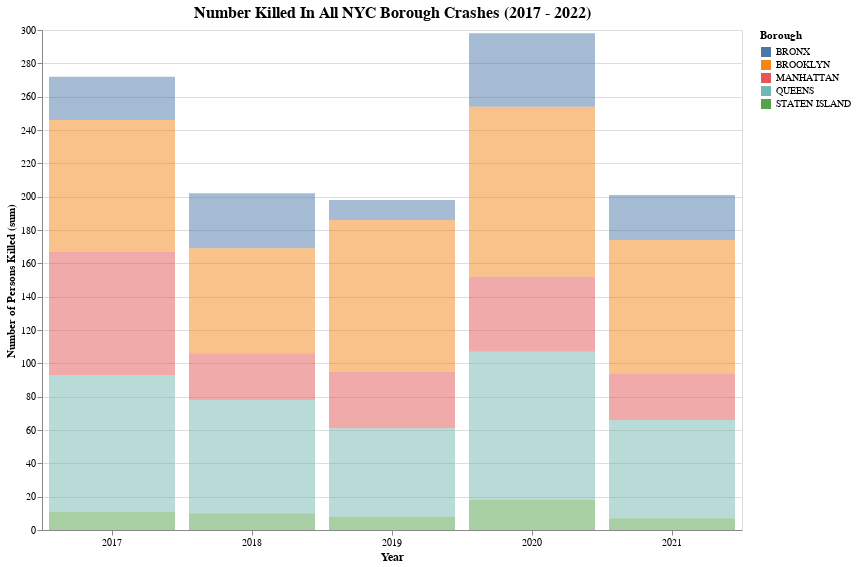

Source (notebook cell):
### Markdown cell above
### Analyzing the number of people killed In NYC Crashes

### Code cell
# Calculate the number of all (sum/year) people killed in NY crashes per year from 2017-2022

df2["Year"] = pd.to_datetime(df2["crash_date"]).dt.year
df_sum = (
    df2.groupby(["Year", "borough"])["number_of_persons_killed"].sum().reset_index()
)

# visualise our results using Altair

alt.Chart(df_sum, width=700, height=500).mark_bar().encode(
    x=alt.X("Year:N", axis=alt.Axis(titleFontSize=12, title="Year", grid=False)),
    y=alt.Y("number_of_persons_killed:Q", title="Number of Persons Killed (sum)"),
    tooltip=["borough", "Year", "number_of_persons_killed"],
    # size='number_of_persons_killed:Q',
    color=alt.Color("borough:N", legend=alt.Legend(title="Borough")),
).configure_axisX(labelAngle=0).configure_mark(opacity=0.5, color="blue").properties(
    title="Number Killed In All NYC Borough Crashes (2017 - 2022)"
).configure_title(
    fontSize=16, font="Courier", align="center", color="black"
)

### Figure 1 — Vega-Lite specification as saved in the notebook (floating-point values rounded to 4 significant figures)
{"config": {"view": {"continuousWidth": 400, "continuousHeight": 300}, "axisX": {"labelAngle": 0}, "mark": {"color": "blue", "opacity": 0.5}, "title": {"align": "center", "color": "black", "font": "Courier", "fontSize": 16}}, "data": {"name": "data-6bdb1efbe6526a8ed3dd1ff4400df65e"}, "mark": "bar", "encoding": {"color": {"field": "borough", "legend": {"title": "Borough"}, "type": "nominal"}, "tooltip": [{"field": "borough", "type": "nominal"}, {"field": "Year", "type": "quantitative"}, {"field": "number_of_persons_killed", "type": "quantitative"}], "x": {"axis": {"grid": false, "title": "Year", "titleFontSize": 12}, "field": "Year", "type": "nominal"}, "y": {"field": "number_of_persons_killed", "title": "Number of Persons Killed (sum)", "type": "quantitative"}}, "height": 500, "title": "Number Killed In All NYC Borough Crashes (2017 - 2022)", "width": 700, "$schema": "https://vega.github.io/schema/vega-lite/v4.17.0.json", "datasets": {"data-6bdb1efbe6526a8ed3dd1ff4400df65e": [{"Year": 2017, "borough": "BRONX", "number_of_persons_killed": 26}, {"Year": 2017, "borough": "BROOKLYN", "number_of_persons_killed": 79}, {"Year": 2017, "borough": "MANHATTAN", "number_of_persons_killed": 74}, {"Year": 2017, "borough": "QUEENS", "number_of_persons_killed": 82}, {"Year": 2017, "borough": "STATEN ISLAND", "number_of_persons_killed": 11}, {"Year": 2018, "borough": "BRONX", "number_of_persons_killed": 33}, {"Year": 2018, "borough": "BROOKLYN", "number_of_persons_killed": 63}, {"Year": 2018, "borough": "MANHATTAN", "number_of_persons_killed": 28}, {"Year": 2018, "borough": "QUEENS", "number_of_persons_killed": 68}, {"Year": 2018, "borough": "STATEN ISLAND", "number_of_persons_killed": 10}, {"Year": 2019, "borough": "BRONX", "number_of_persons_killed": 12}, {"Year": 2019, "borough": "BROOKLYN", "number_of_persons_killed": 91}, {"Year": 2019, "borough": "MANHATTAN", "number_of_persons_killed": 34}, {"Year": 2019, "borough": "QUEENS", "number_of_persons_killed": 53}, {"Year": 2019, "borough": "STATEN ISLAND", "number_of_persons_killed": 8}, {"Year": 2020, "borough": "BRONX", "number_of_persons_killed": 44}, {"Year": 2020, "borough": "BROOKLYN", "number_of_persons_killed": 102}, {"Year": 2020, "borough": "MANHATTAN", "number_of_persons_killed": 45}, {"Year": 2020, "borough": "QUEENS", "number_of_persons_killed": 89}, {"Year": 2020, "borough": "STATEN ISLAND", "number_of_persons_killed": 18}, {"Year": 2021, "borough": "BRONX", "number_of_persons_killed": 27}, {"Year": 2021, "borough": "BROOKLYN", "number_of_persons_killed": 80}, {"Year": 2021, "borough": "MANHATTAN", "number_of_persons_killed": 28}, {"Year": 2021, "borough": "QUEENS", "number_of_persons_killed": 59}, {"Year": 2021, "borough": "STATEN ISLAND", "number_of_persons_killed": 7}]}}
